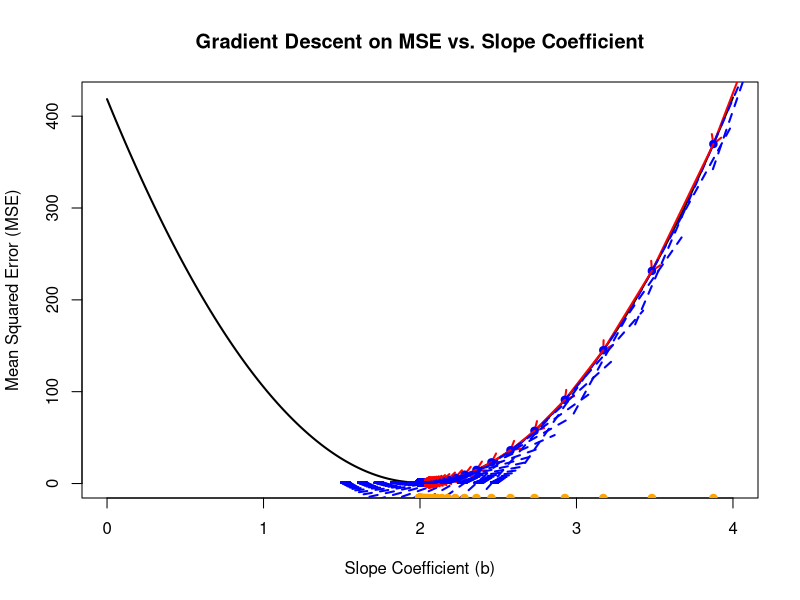

Here is the R script that generated this plot: (Note: a time limit stopped this script after it produced the figure.)
# Visualizing Gradient Descent on MSE vs. Slope Coefficient

# 1. Generate synthetic data for a simple linear model with fixed intercept.
set.seed(1001)
N <- 1000
x1 <- rnorm(N, mean = 10, sd = 2)
true_slope <- 2
true_intercept <- 1
# Generate Y using a true model: Y = 1 + 2*x1 + noise
Y <- true_intercept + true_slope * x1 + rnorm(N, mean = 0, sd = 1)

# 2. Define the MSE function for the slope coefficient 'b', keeping intercept fixed.
mse <- function(b) {
  mean((Y - (true_intercept + b * x1))^2)
}

# 3. Define the derivative (gradient) of the MSE with respect to 'b'
#    Analytical derivative: d/d(b) MSE = -2 * mean(x1 * (Y - (1 + b*x1)))
grad_mse <- function(b) {
  -2 * mean(x1 * (Y - (true_intercept + b * x1)))
}

# 4. Pre-compute the MSE curve for a range of slope values for plotting
b_vals <- seq(0, 4, length.out = 200)
cost_vals <- sapply(b_vals, mse)

# 5. Set up the initial guess for the slope coefficient and learning rate.
b_current <- 5  # starting guess
alpha <- 0.001   # learning rate (adjust as needed)
num_iterations <- 120  # number of gradient descent steps

# 6. Create the initial plot of MSE vs. slope coefficient.
plot(b_vals, cost_vals, type = "l", lwd = 2, col = "black",
     xlab = "Slope Coefficient (b)", ylab = "Mean Squared Error (MSE)",
     main = "Gradient Descent on MSE vs. Slope Coefficient")
# Mark the true optimum
points(true_slope, mse(true_slope), pch = 19, col = "green")
# legend("topright", legend = c("True Minimum", "Current Point", "Tangent", "Update Step"),
#        pch = c(19, 19, NA, NA), lty = c(NA, NA, 2, 1), col = c("green", "blue", "blue", "red"))

# 7. Animate the gradient descent process.
for (i in 1:num_iterations) {
  # Calculate current MSE and its gradient at the current slope b_current.
  cost_current <- mse(b_current)
  grad_current <- grad_mse(b_current)
  
  # Mark the current point on the curve.
  points(b_current, cost_current, pch = 19, col = "blue")
  
  # Add marker on x-axis (bottom of plot)
  points(b_current, par("usr")[3], pch = 19, col = "orange")
  
  # Plot the tangent line at the current point.
  # Create a small window around b_current to display the tangent.
  b_tangent <- seq(b_current - 0.5, b_current + 0.5, length.out = 100)
  tangent_vals <- cost_current + grad_current * (b_tangent - b_current)
  lines(b_tangent, tangent_vals, col = "blue", lwd = 2, lty = 2)
  
  # Pause briefly to simulate live updates.
  Sys.sleep(1.2)
  
  # Compute the new slope using the gradient descent update rule.
  b_new <- b_current - alpha * grad_current
  cost_new <- mse(b_new)
  
  # Draw an arrow from the current point to the new point to indicate the update.
  arrows(b_current, cost_current, b_new, cost_new, col = "Red", lwd = 2, length = 0.1)
  
  # Update the current slope for the next iteration.
  b_current <- b_new
}
